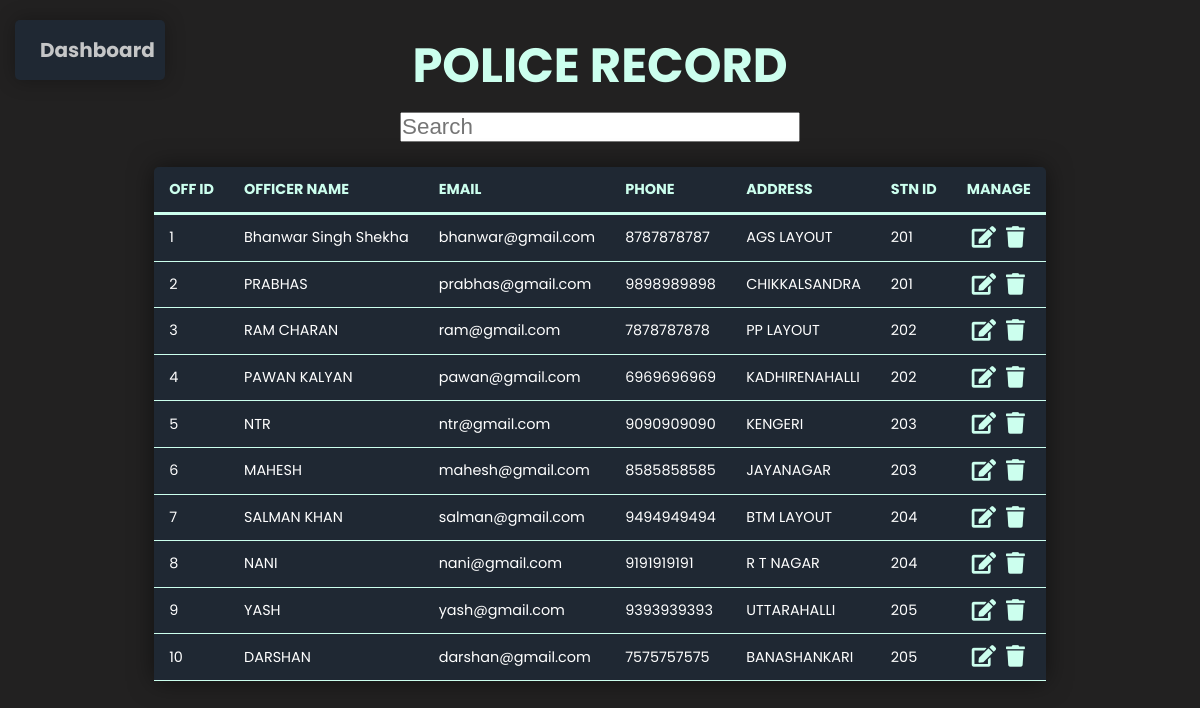
Screenshot of /managepoloff.php with the database file from the repository.
### tables this page shows
CREATE TABLE `policeofficer` (
  `OFF_ID` int(10) NOT NULL,
  `OFF_NAME` varchar(20) DEFAULT NULL,
  `EMAIL` varchar(20) NOT NULL,
  `PH_NO` varchar(10) DEFAULT NULL,
  `P_ADD` varchar(20) NOT NULL,
  `PSWD` varchar(10) DEFAULT NULL,
  `STN_ID` int(10) DEFAULT NULL
);

### managepoloff.php (the view, shortened to what this page needs)
<?php
include_once "dbh.php";
$sql = "SELECT `OFF_ID`, `OFF_NAME`, `EMAIL`, `PH_NO`, `P_ADD`, `STN_ID` FROM policeofficer";
$result = mysqli_query($conn, $sql);
if (mysqli_num_rows($result) > 0) {
?>
<html>
    <link rel="stylesheet" href="./styles/style.css">
    <link rel="stylesheet" href="https://cdnjs.cloudflare.com/ajax/libs/font-awesome/5.15.1/css/all.min.css" />
    <body class='abc'>
    <div class='top_div'>
    <form action="admindash.php" method="post">
    <button  type=submit class="button" >Dashboard</button>
    <h2 class='table-heading'>POLICE RECORD</h2>
    <input type="text" id="search" name="search" placeholder="Search" autocomplete="off">
    </div>
    <section class='display_table'>
        <table class='content-table'>
            <thead>
                <th>OFF ID</th>
                <th>OFFICER NAME</th>
                <th>EMAIL</th>
                <th>PHONE</th>
                <th>ADDRESS</th>
                <th>STN ID</th>
                <th>MANAGE</th>
            </thead>
        <?php
            while($rows = mysqli_fetch_assoc($result)) {
        ?>
            <tbody>
                <tr>
                    <td><?php echo $rows['OFF_ID'];  ?></td>
                    <td><?php echo $rows['OFF_NAME']; ?></td>
                    <td><?php echo $rows['EMAIL']; ?></td>
                    <td><?php echo $rows['PH_NO']; ?></td>
                    <td><?php echo $rows['P_ADD']; ?></td>
                    <td><?php echo $rows['STN_ID']; ?></td>
                    <?php echo "<td><a href=updatep.php?oid=".$rows['OFF_ID']."&oname=".urlencode($rows['OFF_NAME'])."&omail=".$rows['EMAIL']."&op=".$rows['PH_NO']."&oadd=".urlencode($rows['P_ADD'])."&snid=".$rows['STN_ID']."><i class='fas fa-edit manage_icons'></i></a><a href=deletep.php?oid=".$rows['OFF_ID']."><i class='fas fa-trash manage_icons'></i></a></td>";?>
                </tr>
            </tbody>
            <?php
                }
                ?>
        </table>
    </section>
    </body>
</html>
<?php
}
else{
    echo "<script>
    window.location.href='admindash.php';
    alert('NEED TO RECRUIT OFFICERS URGENTLY!!! ');
    </script>";
    exit();
}
?>

### styles/style.css (style rules this page uses)
.abc { background-color: #222121; }
.content-table { font-family: 'Poppins', sans-serif; border-collapse: collapse; margin: 25px 0; font-size: 0.9em; min-width: 400px; border-radius: 5px 5px 0 0; overflow: hidden; -webkit-box-shadow: 0 0 25px rgba(0, 0, 0, 0.5); box-shadow: 0 0 25px rgba(0, 0, 0, 0.5); }
.content-table tbody { background-color: #1f2833; }
.content-table th, .content-table td { padding: 12px 15px; }
.content-table tbody tr { border-bottom: 1px solid #ccffee; color: #fff; }
.display_table { display: -webkit-box; display: -ms-flexbox; display: flex; -webkit-box-pack: center; -ms-flex-pack: center; justify-content: center; }
.manage_icons { font-size: 1.5em; color: #ccffee; margin: 0px 5px; }
.table-heading { font-size: 6vh; color: #ccffee; text-align: center; font-family: 'Poppins', sans-serif; margin: 30px 0px 10px 0px; }
.top_div { display: -webkit-box; display: -ms-flexbox; display: flex; -ms-flex-pack: distribute; justify-content: space-around; }
.top_div input { outline: none; width: 400px; font-size: 1.4em; }
* { margin: 0; padding: 0; -webkit-box-sizing: border-box; box-sizing: border-box; }
.button { display: inline-block; position: absolute; top: 20px; left: 15px; padding: 15px 25px; font-size: 20px; font-family: 'Poppins', sans-serif; cursor: pointer; font-weight: bold; width: 150px; height: 60px; text-align: center; text-decoration: none; outline: none; color: #C5C6C7; background-color: #1f2833; border: none; border-radius: 5px; -webkit-box-shadow: 0 0 20px rgba(0, 0, 0, 0.3); box-shadow: 0 0 20px rgba(0, 0, 0, 0.3); }

### rows the page displays
policeofficer: OFF_ID "1", OFF_NAME "Bhanwar Singh Shekha", EMAIL "bhanwar@gmail.com", PH_NO "8787878787", P_ADD "AGS LAYOUT", STN_ID "201"
policeofficer: OFF_ID "2", OFF_NAME "PRABHAS", EMAIL "prabhas@gmail.com", PH_NO "9898989898", P_ADD "CHIKKALSANDRA", STN_ID "201"
policeofficer: OFF_ID "3", OFF_NAME "RAM CHARAN", EMAIL "ram@gmail.com", PH_NO "7878787878", P_ADD "PP LAYOUT", STN_ID "202"
policeofficer: OFF_ID "4", OFF_NAME "PAWAN KALYAN", EMAIL "pawan@gmail.com", PH_NO "6969696969", P_ADD "KADHIRENAHALLI", STN_ID "202"
policeofficer: OFF_ID "5", OFF_NAME "NTR", EMAIL "ntr@gmail.com", PH_NO "9090909090", P_ADD "KENGERI", STN_ID "203"
policeofficer: OFF_ID "6", OFF_NAME "MAHESH", EMAIL "mahesh@gmail.com", PH_NO "8585858585", P_ADD "JAYANAGAR", STN_ID "203"
policeofficer: OFF_ID "7", OFF_NAME "SALMAN KHAN", EMAIL "salman@gmail.com", PH_NO "9494949494", P_ADD "BTM LAYOUT", STN_ID "204"
policeofficer: OFF_ID "8", OFF_NAME "NANI", EMAIL "nani@gmail.com", PH_NO "9191919191", P_ADD "R T NAGAR", STN_ID "204"
policeofficer: OFF_ID "9", OFF_NAME "YASH", EMAIL "yash@gmail.com", PH_NO "9393939393", P_ADD "UTTARAHALLI", STN_ID "205"
policeofficer: OFF_ID "10", OFF_NAME "DARSHAN", EMAIL "darshan@gmail.com", PH_NO "7575757575", P_ADD "BANASHANKARI", STN_ID "205"
